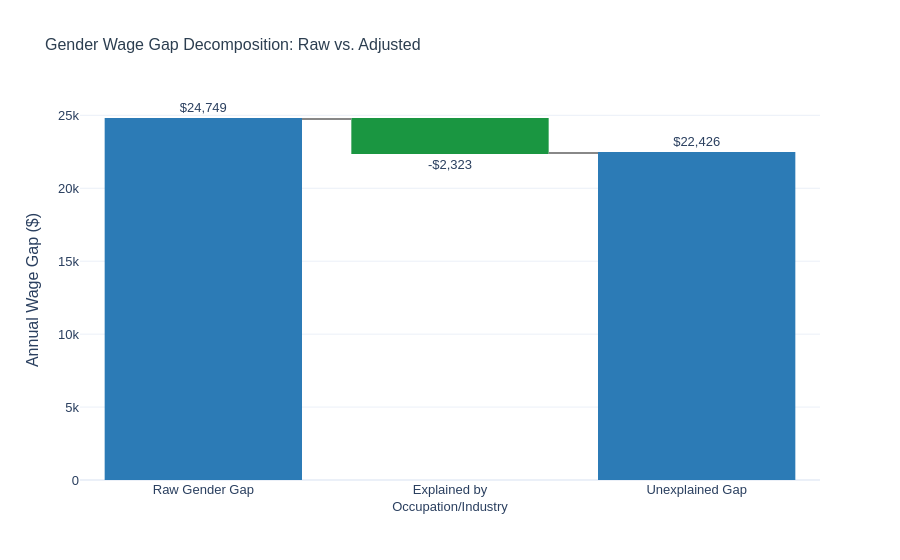

The notebook cell saved with this chart:
### Markdown cell above
## Decomposition Summary

### Code cell
#  Decomposition Summary 
explained_amt = baseline_coef - full_coef
explained_pct = (explained_amt / baseline_coef) * 100
unexplained_pct = 100 - explained_pct

print("=" * 55)
print("GENDER WAGE GAP DECOMPOSITION")
print("=" * 55)
print(f"Raw gap (age, race, state only):    ${baseline_coef:,.2f}")
print(f"Adjusted gap (+ occupation/industry): ${full_coef:,.2f}")
print(f"Explained by job segregation:        {explained_pct:.1f}%")
print(f"Unexplained gap:                     {unexplained_pct:.1f}%")
print("=" * 55)
print(f"\nKey finding: {unexplained_pct:.1f}% of the gender wage gap")
print("persists even within the same broad occupation and industry.")

# Waterfall chart
import plotly.graph_objects as go

fig_wf = go.Figure(go.Waterfall(
    orientation='v',
    measure=['absolute', 'relative', 'total'],
    x=['Raw Gender Gap', 'Explained by<br>Occupation/Industry', 'Unexplained Gap'],
    y=[baseline_coef, -explained_amt, 0],
    text=[f'${baseline_coef:,.0f}', f'-${explained_amt:,.0f}', f'${full_coef:,.0f}'],
    textposition='outside',
    connector={'line': {'color': '#888'}},
    decreasing={'marker': {'color': '#1a9641'}},
    increasing={'marker': {'color': '#d7191c'}},
    totals={'marker': {'color': '#2c7bb6'}},
))
fig_wf.update_layout(
    title='Gender Wage Gap Decomposition: Raw vs. Adjusted',
    yaxis_title='Annual Wage Gap ($)',
    showlegend=False,
    template='plotly_white'
)
apply_theme(fig_wf)
fig_wf.show()

### Figure 1 — Plotly figure (JSON) as saved in the notebook; plotly's stock layout.template omitted (floating-point values rounded to 4 significant figures)
{"data": [{"connector": {"line": {"color": "#888"}}, "decreasing": {"marker": {"color": "#1a9641"}}, "increasing": {"marker": {"color": "#d7191c"}}, "measure": ["absolute", "relative", "total"], "orientation": "v", "text": ["$24,749", "-$2,323", "$22,426"], "textposition": "outside", "totals": {"marker": {"color": "#2c7bb6"}}, "type": "waterfall", "x": ["Raw Gender Gap", "Explained by<br>Occupation/Industry", "Unexplained Gap"], "y": [24750.0, -2323.0, 0]}], "layout": {"colorway": ["#2c7bb6", "#d7191c", "#fdae61", "#1a9641"], "font": {"family": "Arial", "size": 13}, "showlegend": false, "title": {"font": {"color": "#2c3e50", "size": 16}, "text": "Gender Wage Gap Decomposition: Raw vs. Adjusted"}, "yaxis": {"title": {"text": "Annual Wage Gap ($)"}}}}
